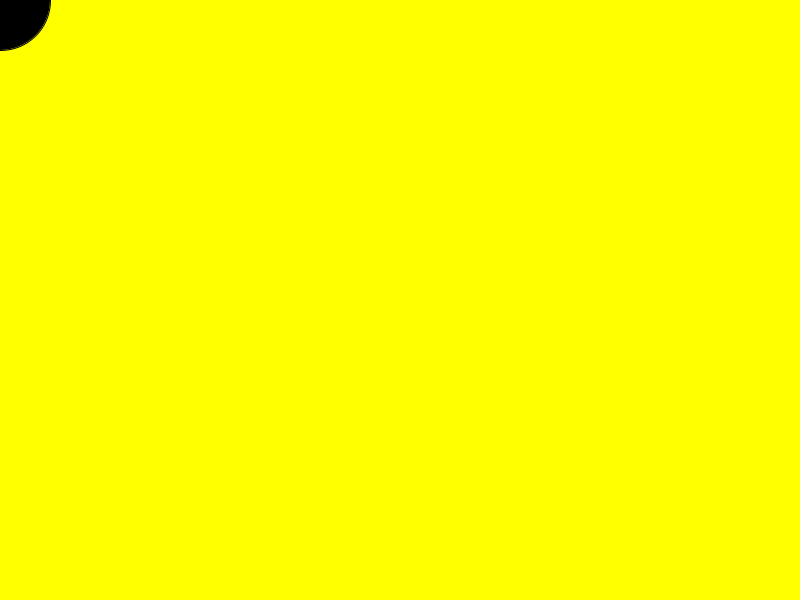
Frame 1 (no input)
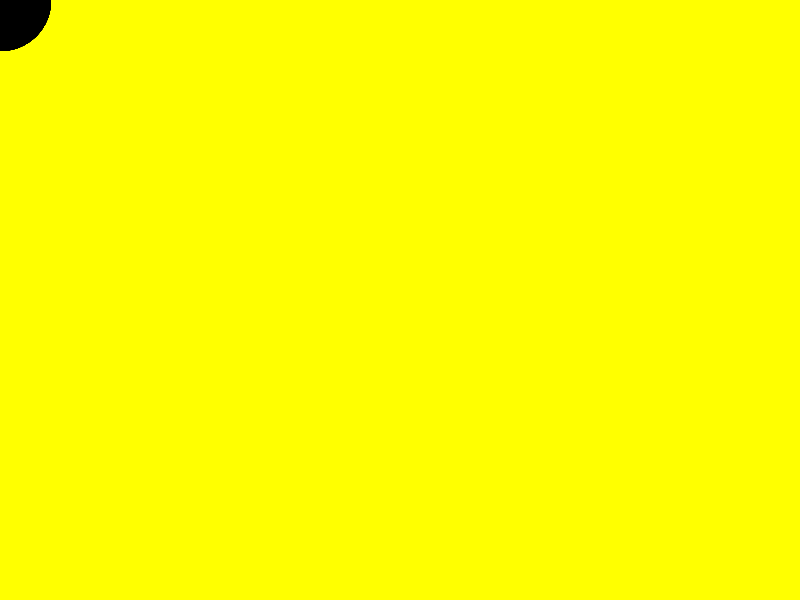
Frame 60 (the mouse pressed at the canvas centre just before this capture)
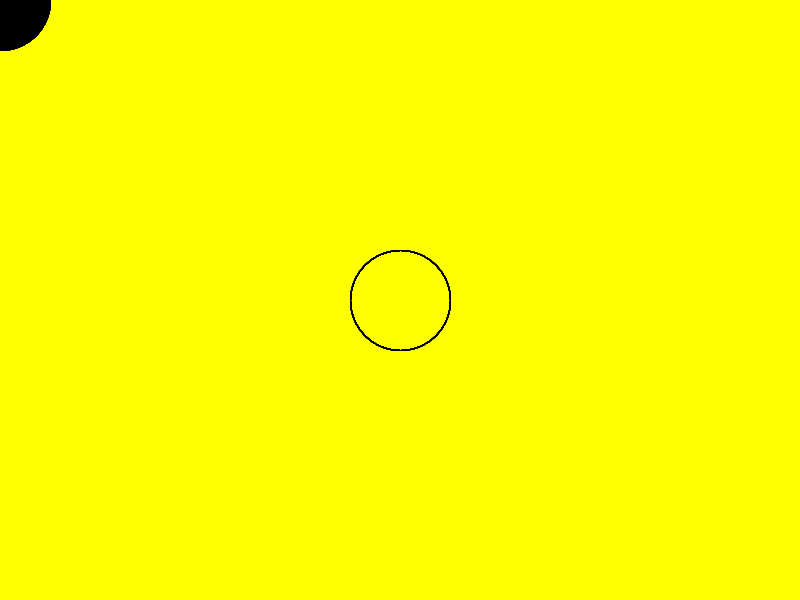
Frame 120 (the mouse held since frame 60 and released just before this capture)

The Processing sketch that drew these frames (run headless with seeded random() and noise(); from frame 60 on, the mouse is pressed at the canvas centre):

// Processing sketch: processing_155736
// ── processing_155736.pde


int xPots;
int yPots;

void setup(){
  background(255,255,0);
  size(800,600);
  smooth();
 }

void draw(){

  xPots=mouseX;
  yPots=mouseY;
  fill(xPots);
  ellipse(xPots,yPots,100,100);
  //println
}
